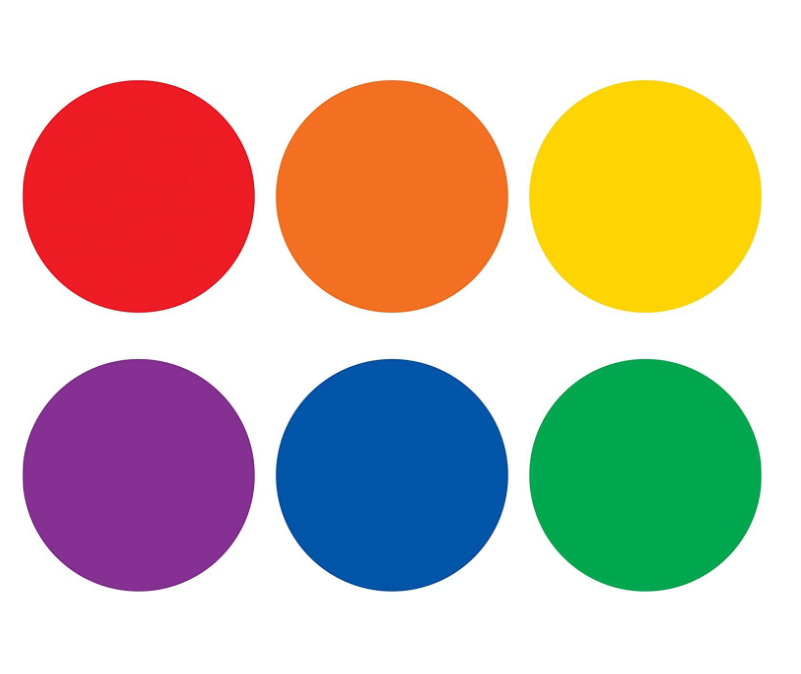
//> input picture img/circle2.png, 801 x 674 px
$ ./HoughTransf   (built with g++ and OpenCV 4)
//> lines starting //> are read from the running program, lines starting //| are printed output that depends on the picture; after the words box and inside, x2 and y2 are one past the last pixel; in counts of white or black regions, pixels touching at a corner belong together
// HoughTransf.cpp : This file contains the 'main' function. Program execution begins and ends there.
//

#include <iostream>
#include <opencv2\core.hpp>
#include <opencv2\imgcodecs.hpp>
#include <opencv2\highgui.hpp>
#include <opencv2\imgproc.hpp>
#include <opencv2\core\types.hpp>
#include <vector>

using namespace cv;
using namespace std;
// [49 lines of commented-out code are left out]


 int main() {

     Mat imgCircles, detectImgCircles;
     imgCircles = imread("..\\..\\img\\circle2.png");
//> imgCircles is the input picture: 674 rows x 801 cols, CV_8UC3; mean B, G, R 171.3, 185.9, 202.9
     imgCircles.copyTo(detectImgCircles);

     // Circle Detection Hough Transform
     Mat gray;
     cvtColor(imgCircles, gray, cv::COLOR_RGB2GRAY);
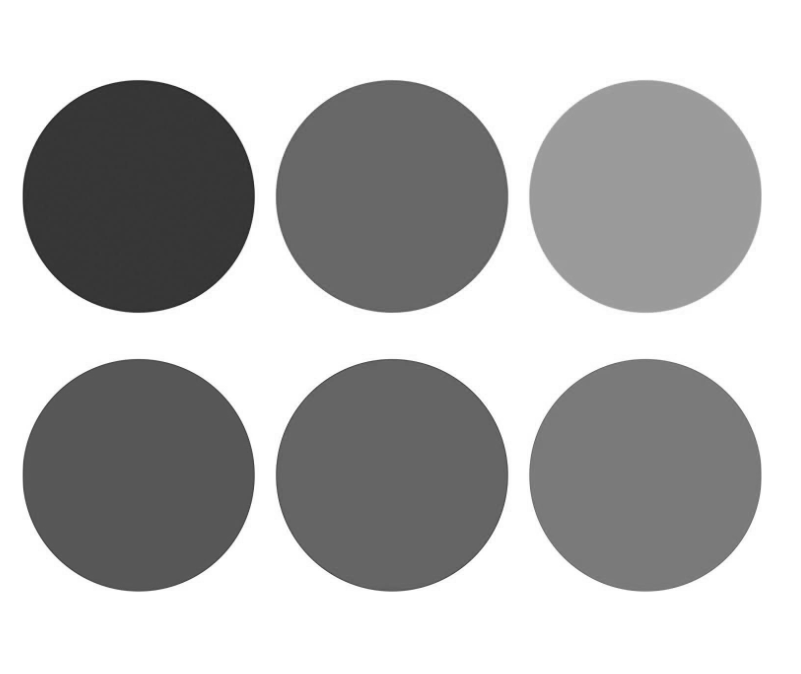
//> gray: 674 rows x 801 cols, CV_8UC1; min 39, max 255, mean 183.5

     medianBlur(gray, gray, 5);
//> gray: 674 rows x 801 cols, CV_8UC1; 5.35% of pixels changed, all inside (x1, y1, x2, y2) = (22, 78, 762, 593)

     vector<Vec3f> circles;
     HoughCircles(gray, circles, cv::HOUGH_GRADIENT, 1,
         gray.rows / 16, // change this value to detect circles with different distances to each other
         100, 30 // change the last two parameters
    // (min_radius & max_radius) to detect larger circles
     );
//> circles = 6 circles (x, y, radius): [391.5, 195.5, 115.8], [138.5, 195.5, 115.9], [644.5, 474.5, 115.8], [645.5, 196.5, 116], [138.5, 475.5, 116.2], [390.5, 474.5, 116.3]

	// [12 lines of commented-out code are left out]

	 if (circles.size() !=0) {
         for (size_t i = 0; i < circles.size(); i++)
         {
             Vec3i c = circles[i];
             Point center = Point(c[0], c[1]);
             int radius = c[2];
             // circle center
             //If you want also the center point for every circles you can uncommented this line
             //circle(detectImgCircles, center, 1, Scalar(0, 100, 100), 4, LINE_AA);

             // circle outline
             circle(detectImgCircles, center, radius, Scalar(0, 255, 0), 4, LINE_AA);
         }
//> this loop made 6 passes
//> c on passes 1 to 6: [392, 196, 116], [138, 196, 116], [644, 474, 116], [646, 196, 116], [138, 476, 116], [390, 474, 116]
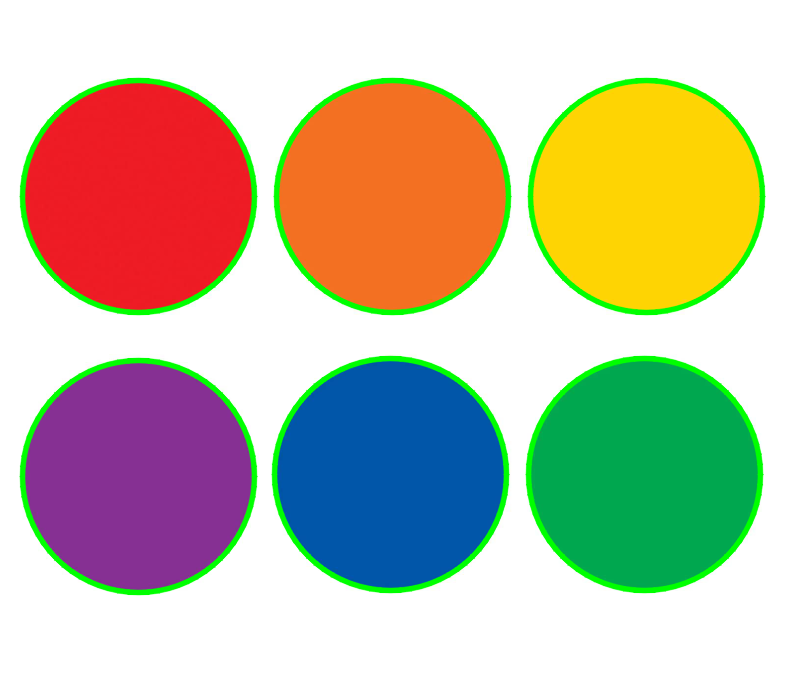
//> detectImgCircles: 674 rows x 801 cols, CV_8UC3; 5.52% of pixels changed, all inside (x1, y1, x2, y2) = (19, 77, 766, 596)
	 }

     imshow("Original Circle Image", imgCircles);
     imshow("Circle Detection", detectImgCircles);
     waitKey(0);


     return 0;
 }

$ run again, with img/try1.png copied over img/circle2.png
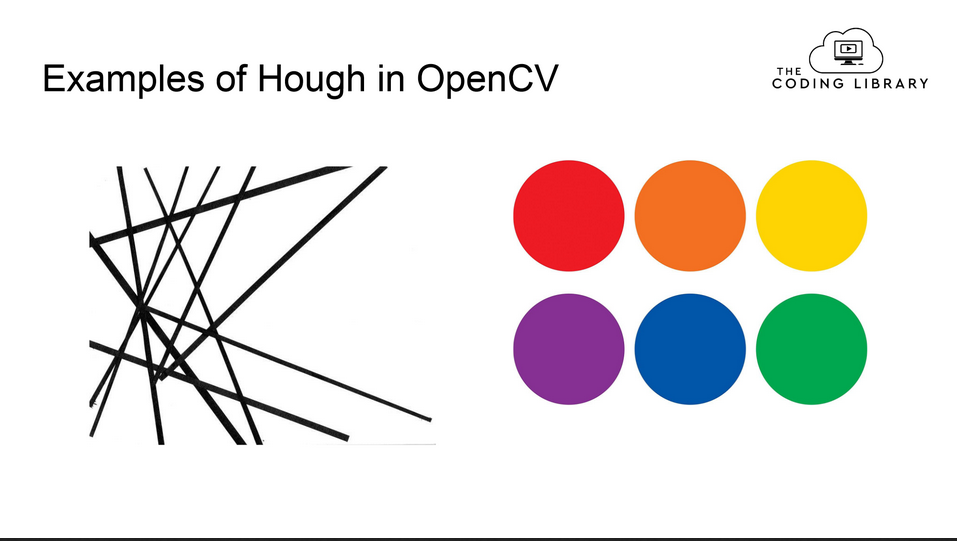
//> input picture img/try1.png, 957 x 541 px
//> imgCircles is the input picture: 541 rows x 957 cols, CV_8UC3; mean B, G, R 224.7, 228.1, 232.2
//> `medianBlur(gray, gray, 5);`:
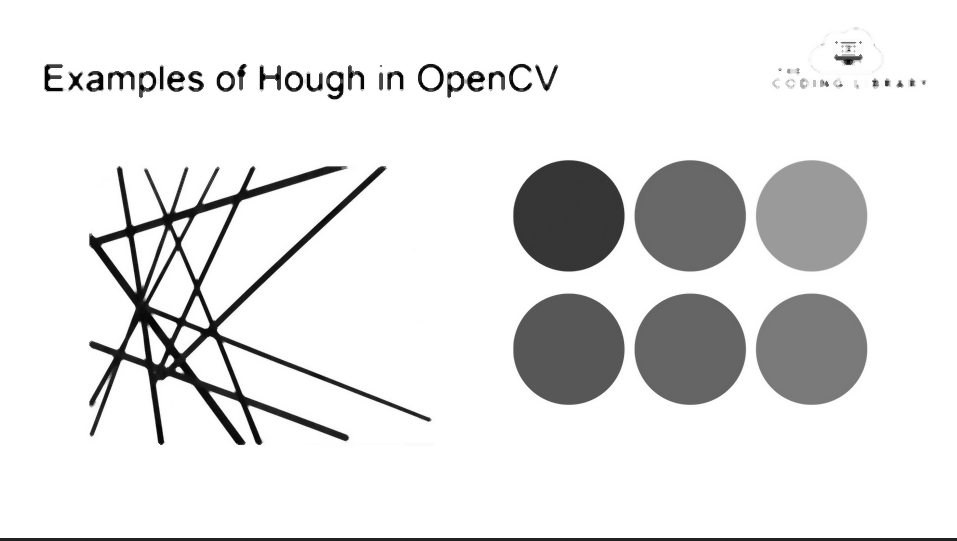
//> gray: 541 rows x 957 cols, CV_8UC1; min 0, max 255, mean 228.1
//> circles = 77 circles (x, y, radius), first 12: [811.5, 348.5, 55.2], [568.5, 348.5, 56.1], [690.5, 348.5, 55.5], [811.5, 215.5, 56.1], [690.5, 215.5, 55.4], [400.5, 330.5, 257], [409.5, 292.5, 229.9], [568.5, 216.5, 55.7], [441.5, 365.5, 291.7], [356.5, 329.5, 165.6], [355.5, 242.5, 183.1], [480.5, 370.5, 329.6]
//> the loop `for (size_t i = 0; i < circles.size(); i++)` made 77 passes
//> (center, radius) on passes 1 to 8: (Point(812, 348), 55), (Point(568, 348), 56), (Point(690, 348), 56), (Point(812, 216), 56), (Point(690, 216), 55), (Point(400, 330), 257), (Point(410, 292), 230), (Point(568, 216), 56)
//> after the loop `for (size_t i = 0; i < circles.size(); i++)`:
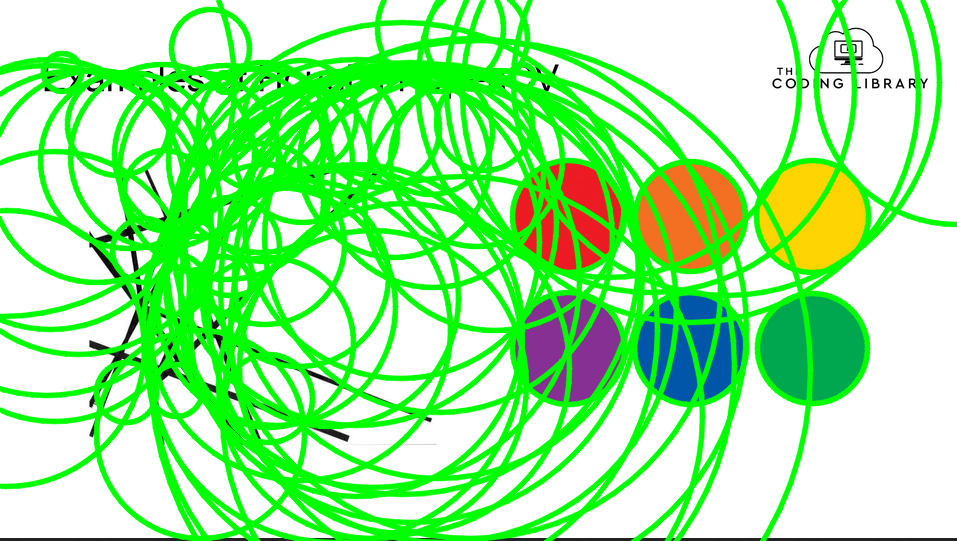
//> detectImgCircles: 541 rows x 957 cols, CV_8UC3; mean B, G, R 152.5, 241.4, 157.5

$ run again, with img/circles.jpg saved as img/circle2.png
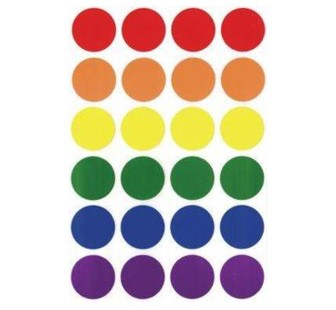
//> input picture img/circles.jpg, 336 x 310 px
//> imgCircles is the input picture: 310 rows x 336 cols, CV_8UC3; mean B, G, R 192.3, 200.7, 214.1
//> `cvtColor(imgCircles, gray, cv::COLOR_RGB2GRAY);`:
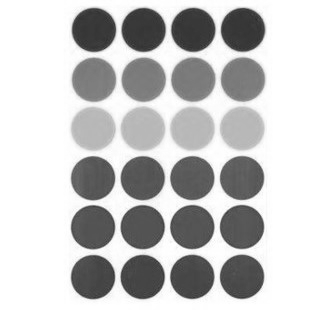
//> gray: 310 rows x 336 cols, CV_8UC1; min 41, max 255, mean 199.7
//> circles = 24 circles (x, y, radius), first 12: [241.5, 226.5, 22.2], [93.5, 29.5, 22.2], [241.5, 177.5, 22.2], [93.5, 79.5, 22.4], [142.5, 128.5, 22.4], [92.5, 226.5, 22.4], [92.5, 276.5, 22.4], [142.5, 276.5, 22.4], [241.5, 276.5, 22.4], [92.5, 177.5, 22.4], [191.5, 226.5, 22.4], [142.5, 226.5, 21.6]
//> the loop `for (size_t i = 0; i < circles.size(); i++)` made 24 passes
//> c on passes 1 to 8: [242, 226, 22], [94, 30, 22], [242, 178, 22], [94, 80, 22], [142, 128, 22], [92, 226, 22], [92, 276, 22], [142, 276, 22]
//> after the loop `for (size_t i = 0; i < circles.size(); i++)`:
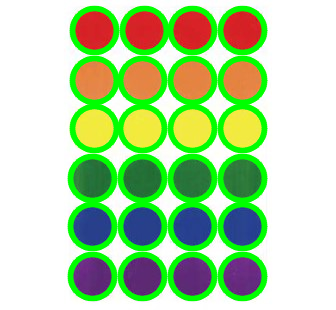
//> detectImgCircles: 310 rows x 336 cols, CV_8UC3; mean B, G, R 162.7, 214.6, 179.3
